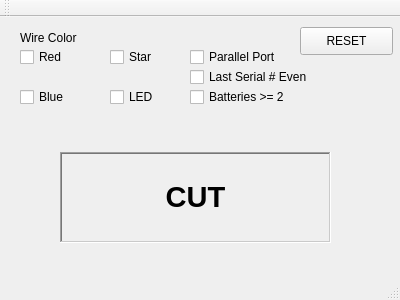
<?xml version="1.0" encoding="UTF-8"?>
<ui version="4.0">
 <class>MainWindow</class>
 <widget class="QMainWindow" name="MainWindow">
  <property name="geometry">
   <rect>
    <x>0</x>
    <y>0</y>
    <width>400</width>
    <height>300</height>
   </rect>
  </property>
  <property name="windowTitle">
   <string>MainWindow</string>
  </property>
  <widget class="QWidget" name="centralWidget">
   <widget class="QLabel" name="wire_color_label">
    <property name="geometry">
     <rect>
      <x>20</x>
      <y>10</y>
      <width>81</width>
      <height>21</height>
     </rect>
    </property>
    <property name="text">
     <string>Wire Color</string>
    </property>
   </widget>
   <widget class="QCheckBox" name="red_wire">
    <property name="geometry">
     <rect>
      <x>20</x>
      <y>30</y>
      <width>81</width>
      <height>20</height>
     </rect>
    </property>
    <property name="text">
     <string>Red</string>
    </property>
   </widget>
   <widget class="QCheckBox" name="blue_wire">
    <property name="geometry">
     <rect>
      <x>20</x>
      <y>70</y>
      <width>81</width>
      <height>20</height>
     </rect>
    </property>
    <property name="text">
     <string>Blue</string>
    </property>
   </widget>
   <widget class="QCheckBox" name="star">
    <property name="geometry">
     <rect>
      <x>110</x>
      <y>30</y>
      <width>81</width>
      <height>20</height>
     </rect>
    </property>
    <property name="text">
     <string>Star</string>
    </property>
   </widget>
   <widget class="QCheckBox" name="led">
    <property name="geometry">
     <rect>
      <x>110</x>
      <y>70</y>
      <width>81</width>
      <height>20</height>
     </rect>
    </property>
    <property name="text">
     <string>LED</string>
    </property>
   </widget>
   <widget class="QCheckBox" name="parallel_port">
    <property name="geometry">
     <rect>
      <x>190</x>
      <y>30</y>
      <width>101</width>
      <height>20</height>
     </rect>
    </property>
    <property name="text">
     <string>Parallel Port</string>
    </property>
   </widget>
   <widget class="QCheckBox" name="serial_even">
    <property name="geometry">
     <rect>
      <x>190</x>
      <y>50</y>
      <width>131</width>
      <height>20</height>
     </rect>
    </property>
    <property name="text">
     <string>Last Serial # Even</string>
    </property>
   </widget>
   <widget class="QCheckBox" name="multi_batteries">
    <property name="geometry">
     <rect>
      <x>190</x>
      <y>70</y>
      <width>131</width>
      <height>20</height>
     </rect>
    </property>
    <property name="text">
     <string>Batteries &gt;= 2</string>
    </property>
    <property name="checked">
     <bool>false</bool>
    </property>
   </widget>
   <widget class="QPushButton" name="resetButton">
    <property name="geometry">
     <rect>
      <x>300</x>
      <y>10</y>
      <width>93</width>
      <height>28</height>
     </rect>
    </property>
    <property name="text">
     <string>RESET</string>
    </property>
   </widget>
   <widget class="QLabel" name="result">
    <property name="geometry">
     <rect>
      <x>60</x>
      <y>135</y>
      <width>271</width>
      <height>91</height>
     </rect>
    </property>
    <property name="font">
     <font>
      <pointsize>22</pointsize>
      <weight>75</weight>
      <bold>true</bold>
     </font>
    </property>
    <property name="frameShape">
     <enum>QFrame::WinPanel</enum>
    </property>
    <property name="frameShadow">
     <enum>QFrame::Sunken</enum>
    </property>
    <property name="lineWidth">
     <number>4</number>
    </property>
    <property name="midLineWidth">
     <number>4</number>
    </property>
    <property name="text">
     <string>CUT</string>
    </property>
    <property name="textFormat">
     <enum>Qt::RichText</enum>
    </property>
    <property name="scaledContents">
     <bool>false</bool>
    </property>
    <property name="alignment">
     <set>Qt::AlignCenter</set>
    </property>
   </widget>
  </widget>
  <widget class="QMenuBar" name="menuBar">
   <property name="geometry">
    <rect>
     <x>0</x>
     <y>0</y>
     <width>400</width>
     <height>26</height>
    </rect>
   </property>
  </widget>
  <widget class="QToolBar" name="mainToolBar">
   <attribute name="toolBarArea">
    <enum>TopToolBarArea</enum>
   </attribute>
   <attribute name="toolBarBreak">
    <bool>false</bool>
   </attribute>
  </widget>
  <widget class="QStatusBar" name="statusBar"/>
 </widget>
 <layoutdefault spacing="6" margin="11"/>
 <resources/>
 <connections/>
</ui>
